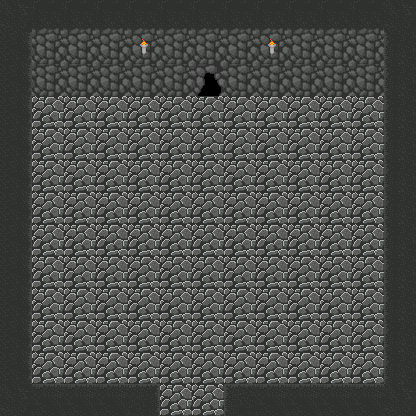

Below is a game level as drawn by its tile map, then a one-line description and the .tmx that defines it (tile-layer data replaced by summaries):
An orthogonal 13x13 tile map with 32x32 px tiles, 6 tile layers (Tile Layer 1, Tile Layer 2, Tile Layer 3, Tile Layer 4, ...), 3 tilesets and 36 objects.

<map version="1.0" orientation="orthogonal" renderorder="right-down" width="13" height="13" tilewidth="32" tileheight="32">
 <tileset firstgid="1" name="Inside" tilewidth="32" tileheight="32">
  <image source="SOWOBJECTSINDOORSxcf.png" trans="ff00ff" width="640" height="480" />
 </tileset>
 <tileset firstgid="301" name="outside" tilewidth="32" tileheight="32">
  <image source="terrainTiles.png" trans="ff00ff" width="640" height="480" />
 </tileset>
 <tileset firstgid="601" name="AnimatedTiles" tilewidth="32" tileheight="32">
  <image source="AnimatedTiles.png" trans="ff00ff" width="160" height="640" />
  <tile id="25">
   <animation>
    <frame tileid="25" duration="100" />
    <frame tileid="26" duration="100" />
    <frame tileid="27" duration="100" />
    <frame tileid="28" duration="100" />
   </animation>
  </tile>
 </tileset>
 <layer name="Tile Layer 1" width="13" height="13">
  <data>[169 cells, 169 non-empty, 8 distinct tile ids]</data>
 </layer>
 <layer name="Tile Layer 2" width="13" height="13">
  <data>[169 cells, 127 non-empty, 4 distinct tile ids]</data>
 </layer>
 <layer name="Tile Layer 3" width="13" height="13">
  <data>[169 cells, 3 non-empty, 2 distinct tile ids]</data>
 </layer>
 <layer name="Tile Layer 4" width="13" height="13">
  <data>[169 cells, 1 non-empty, 1 distinct tile ids]</data>
 </layer>
 <layer name="Tile Layer 5" width="13" height="13">
  <data>[169 cells, 0 non-empty, 0 distinct tile ids]</data>
 </layer>
 <layer name="Tile Layer 6" width="13" height="13">
  <data>[169 cells, 0 non-empty, 0 distinct tile ids]</data>
 </layer>
 <objectgroup name="Boxes">
  <object x="386.667" y="30.6667" width="28.6667" height="381.333" />
  <object x="224.667" y="382.667" width="190.667" height="35.3333" />
  <object x="-0.666667" y="382" width="159.333" height="43.3333" />
  <object x="-1.33333" y="28.6667" width="32" height="356" />
  <object x="30" y="29.3333" width="153.333" height="67.3333" />
  <object x="229.333" y="26.6667" width="163.333" height="67.3333" />
 </objectgroup>
 <objectgroup name="Strint">
  <properties>
   <property name="Item" value="HZ2" />
  </properties>
  <object x="192.667" y="352">
   <properties>
    <property name="STR" value="1" />
   </properties>
  </object>
  <object x="208.667" y="128.667">
   <properties>
    <property name="STR" value="2" />
   </properties>
  </object>
  <object x="142.667" y="362">
   <properties>
    <property name="Item" value="HZ2" />
   </properties>
  </object>
  <object x="142" y="330.667">
   <properties>
    <property name="Item" value="HZ2" />
   </properties>
  </object>
  <object x="240.667" y="330.667">
   <properties>
    <property name="Item" value="HZ2" />
   </properties>
  </object>
  <object x="242" y="358.667">
   <properties>
    <property name="Item" value="HZ2" />
   </properties>
  </object>
  <object x="242" y="358.667">
   <properties>
    <property name="Item" value="HZ2" />
   </properties>
  </object>
  <object x="170" y="240.667">
   <properties>
    <property name="Item" value="HZ2" />
   </properties>
  </object>
  <object x="234.667" y="243.333">
   <properties>
    <property name="Item" value="HZ2" />
   </properties>
  </object>
  <object x="199.333" y="242.667">
   <properties>
    <property name="Item" value="HZ2" />
   </properties>
  </object>
  <object x="266" y="242">
   <properties>
    <property name="Item" value="HZ2" />
   </properties>
  </object>
  <object x="295.333" y="264">
   <properties>
    <property name="Item" value="HZ2" />
   </properties>
  </object>
  <object x="318.667" y="240">
   <properties>
    <property name="Item" value="HZ2" />
   </properties>
  </object>
  <object x="295.333" y="214.667">
   <properties>
    <property name="Item" value="HZ2" />
   </properties>
  </object>
  <object x="170" y="215.333">
   <properties>
    <property name="Item" value="HZ2" />
   </properties>
  </object>
  <object x="52.6667" y="218">
   <properties>
    <property name="Item" value="HZ2" />
   </properties>
  </object>
  <object x="104" y="325.333">
   <properties>
    <property name="Item" value="HZ2" />
   </properties>
  </object>
  <object x="88.6667" y="294">
   <properties>
    <property name="Item" value="HZ2" />
   </properties>
  </object>
  <object x="82.6667" y="295.333" width="30">
   <properties>
    <property name="Item" value="HZ2" />
   </properties>
  </object>
  <object x="141.333" y="182">
   <properties>
    <property name="Item" value="HZ2" />
   </properties>
  </object>
  <object x="52.6667" y="247.333">
   <properties>
    <property name="Item" value="HZ2" />
   </properties>
  </object>
  <object x="58" y="182.667">
   <properties>
    <property name="Item" value="HZ2" />
   </properties>
  </object>
  <object x="105.333" y="116">
   <properties>
    <property name="Item" value="HZ2" />
   </properties>
  </object>
  <object x="73.3333" y="116.667">
   <properties>
    <property name="Item" value="HZ2" />
   </properties>
  </object>
  <object x="274.667" y="176.667">
   <properties>
    <property name="Item" value="HZ2" />
   </properties>
  </object>
  <object x="272.667" y="144.667">
   <properties>
    <property name="Item" value="HZ2" />
   </properties>
  </object>
  <object x="366.667" y="122">
   <properties>
    <property name="Item" value="HZ2" />
   </properties>
  </object>
  <object x="366" y="144.667">
   <properties>
    <property name="Item" value="HZ2" />
   </properties>
  </object>
 </objectgroup>
 <objectgroup name="TriggerLayer">
  <object x="192" y="66.6667" width="34.6667" height="30.6667">
   <properties>
    <property name="Door" value="INT4:INT5" />
   </properties>
  </object>
  <object x="157.333" y="385.333" width="68.6667" height="28">
   <properties>
    <property name="Door" value="INT4:A3" />
   </properties>
  </object>
 </objectgroup>
</map>
